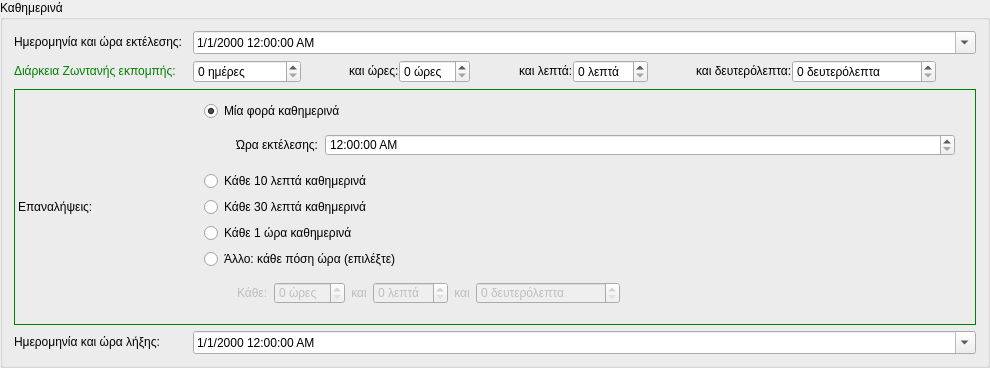
            <widget class="QGroupBox" name="daily_groupBox">
             <property name="sizePolicy">
              <sizepolicy hsizetype="Preferred" vsizetype="Maximum">
               <horstretch>0</horstretch>
               <verstretch>0</verstretch>
              </sizepolicy>
             </property>
             <property name="title">
              <string>Καθημερινά</string>
             </property>
             <layout class="QGridLayout" name="gridLayout_5">
              <property name="horizontalSpacing">
               <number>0</number>
              </property>
              <item row="3" column="0">
               <widget class="QLabel" name="label_21">
                <property name="sizePolicy">
                 <sizepolicy hsizetype="Preferred" vsizetype="Maximum">
                  <horstretch>0</horstretch>
                  <verstretch>0</verstretch>
                 </sizepolicy>
                </property>
                <property name="text">
                 <string>Ημερομηνία και ώρα λήξης:</string>
                </property>
               </widget>
              </item>
              <item row="1" column="5">
               <widget class="QSpinBox" name="daily_live_duration_hours">
                <property name="sizePolicy">
                 <sizepolicy hsizetype="Minimum" vsizetype="Maximum">
                  <horstretch>0</horstretch>
                  <verstretch>0</verstretch>
                 </sizepolicy>
                </property>
                <property name="suffix">
                 <string> ώρες</string>
                </property>
                <property name="prefix">
                 <string/>
                </property>
                <property name="maximum">
                 <number>24</number>
                </property>
               </widget>
              </item>
              <item row="0" column="0">
               <widget class="QLabel" name="label_13">
                <property name="sizePolicy">
                 <sizepolicy hsizetype="Preferred" vsizetype="Maximum">
                  <horstretch>0</horstretch>
                  <verstretch>0</verstretch>
                 </sizepolicy>
                </property>
                <property name="text">
                 <string>Ημερομηνία και ώρα εκτέλεσης:   </string>
                </property>
               </widget>
              </item>
              <item row="1" column="2">
               <widget class="QSpinBox" name="daily_live_duration_days">
                <property name="sizePolicy">
                 <sizepolicy hsizetype="Minimum" vsizetype="Maximum">
                  <horstretch>0</horstretch>
                  <verstretch>0</verstretch>
                 </sizepolicy>
                </property>
                <property name="suffix">
                 <string> ημέρες</string>
                </property>
                <property name="prefix">
                 <string/>
                </property>
                <property name="maximum">
                 <number>1000000</number>
                </property>
               </widget>
              </item>
              <item row="1" column="0">
               <widget class="QLabel" name="label_14">
                <property name="sizePolicy">
                 <sizepolicy hsizetype="Preferred" vsizetype="Maximum">
                  <horstretch>0</horstretch>
                  <verstretch>0</verstretch>
                 </sizepolicy>
                </property>
                <property name="styleSheet">
                 <string notr="true">QLabel{color:green;}</string>
                </property>
                <property name="text">
                 <string>Διάρκεια Ζωντανής εκπομπής:</string>
                </property>
               </widget>
              </item>
              <item row="1" column="4">
               <widget class="QLabel" name="label_16">
                <property name="sizePolicy">
                 <sizepolicy hsizetype="Preferred" vsizetype="Maximum">
                  <horstretch>0</horstretch>
                  <verstretch>0</verstretch>
                 </sizepolicy>
                </property>
                <property name="text">
                 <string>και ώρες:</string>
                </property>
               </widget>
              </item>
              <item row="1" column="6">
               <spacer name="horizontalSpacer_6">
                <property name="sizePolicy">
                 <sizepolicy hsizetype="Minimum" vsizetype="Minimum">
                  <horstretch>0</horstretch>
                  <verstretch>0</verstretch>
                 </sizepolicy>
                </property>
                <property name="orientation">
                 <enum>Qt::Horizontal</enum>
                </property>
                <property name="sizeHint" stdset="0">
                 <size>
                  <width>49</width>
                  <height>20</height>
                 </size>
                </property>
               </spacer>
              </item>
              <item row="1" column="7">
               <widget class="QLabel" name="label_17">
                <property name="sizePolicy">
                 <sizepolicy hsizetype="Preferred" vsizetype="Maximum">
                  <horstretch>0</horstretch>
                  <verstretch>0</verstretch>
                 </sizepolicy>
                </property>
                <property name="text">
                 <string>και λεπτά:</string>
                </property>
               </widget>
              </item>
              <item row="1" column="8">
               <widget class="QSpinBox" name="daily_live_duration_minutes">
                <property name="sizePolicy">
                 <sizepolicy hsizetype="Minimum" vsizetype="Maximum">
                  <horstretch>0</horstretch>
                  <verstretch>0</verstretch>
                 </sizepolicy>
                </property>
                <property name="suffix">
                 <string> λεπτά</string>
                </property>
                <property name="prefix">
                 <string/>
                </property>
                <property name="maximum">
                 <number>60</number>
                </property>
               </widget>
              </item>
              <item row="1" column="9">
               <spacer name="horizontalSpacer_5">
                <property name="sizePolicy">
                 <sizepolicy hsizetype="Minimum" vsizetype="Minimum">
                  <horstretch>0</horstretch>
                  <verstretch>0</verstretch>
                 </sizepolicy>
                </property>
                <property name="orientation">
                 <enum>Qt::Horizontal</enum>
                </property>
                <property name="sizeHint" stdset="0">
                 <size>
                  <width>48</width>
                  <height>20</height>
                 </size>
                </property>
               </spacer>
              </item>
              <item row="1" column="10">
               <widget class="QLabel" name="label_18">
                <property name="sizePolicy">
                 <sizepolicy hsizetype="Preferred" vsizetype="Maximum">
                  <horstretch>0</horstretch>
                  <verstretch>0</verstretch>
                 </sizepolicy>
                </property>
                <property name="text">
                 <string>και δευτερόλεπτα:</string>
                </property>
               </widget>
              </item>
              <item row="2" column="0">
               <widget class="QLabel" name="label_19">
                <property name="sizePolicy">
                 <sizepolicy hsizetype="Preferred" vsizetype="Preferred">
                  <horstretch>0</horstretch>
                  <verstretch>0</verstretch>
                 </sizepolicy>
                </property>
                <property name="styleSheet">
                 <string notr="true">QLabel{
	border:1px solid green;
	border-right:0px;
}</string>
                </property>
                <property name="text">
                 <string>Επαναλήψεις:</string>
                </property>
               </widget>
              </item>
              <item row="1" column="11">
               <widget class="QSpinBox" name="daily_live_duration_seconds">
                <property name="sizePolicy">
                 <sizepolicy hsizetype="Minimum" vsizetype="Maximum">
                  <horstretch>0</horstretch>
                  <verstretch>0</verstretch>
                 </sizepolicy>
                </property>
                <property name="suffix">
                 <string> δευτερόλεπτα</string>
                </property>
                <property name="prefix">
                 <string/>
                </property>
                <property name="maximum">
                 <number>1000000</number>
                </property>
               </widget>
              </item>
              <item row="1" column="3">
               <spacer name="horizontalSpacer_4">
                <property name="sizePolicy">
                 <sizepolicy hsizetype="Minimum" vsizetype="Minimum">
                  <horstretch>0</horstretch>
                  <verstretch>0</verstretch>
                 </sizepolicy>
                </property>
                <property name="orientation">
                 <enum>Qt::Horizontal</enum>
                </property>
                <property name="sizeHint" stdset="0">
                 <size>
                  <width>48</width>
                  <height>20</height>
                 </size>
                </property>
               </spacer>
              </item>
              <item row="1" column="12">
               <spacer name="horizontalSpacer_18">
                <property name="orientation">
                 <enum>Qt::Horizontal</enum>
                </property>
                <property name="sizeHint" stdset="0">
                 <size>
                  <width>40</width>
                  <height>20</height>
                 </size>
                </property>
               </spacer>
              </item>
              <item row="0" column="1" colspan="12">
               <widget class="QDateTimeEdit" name="daily_start_datetime">
                <property name="sizePolicy">
                 <sizepolicy hsizetype="Minimum" vsizetype="Maximum">
                  <horstretch>0</horstretch>
                  <verstretch>0</verstretch>
                 </sizepolicy>
                </property>
                <property name="displayFormat">
                 <string>d/M/yyyy h:mm:ss AP</string>
                </property>
                <property name="calendarPopup">
                 <bool>true</bool>
                </property>
               </widget>
              </item>
              <item row="2" column="1" colspan="12">
               <widget class="QFrame" name="frame">
                <property name="sizePolicy">
                 <sizepolicy hsizetype="Preferred" vsizetype="Maximum">
                  <horstretch>0</horstretch>
                  <verstretch>0</verstretch>
                 </sizepolicy>
                </property>
                <property name="styleSheet">
                 <string notr="true">QFrame{
	border:1px solid green;
	border-left:0px;
}</string>
                </property>
                <property name="frameShape">
                 <enum>QFrame::StyledPanel</enum>
                </property>
                <property name="frameShadow">
                 <enum>QFrame::Raised</enum>
                </property>
                <layout class="QGridLayout" name="gridLayout_4">
                 <property name="leftMargin">
                  <number>11</number>
                 </property>
                 <property name="topMargin">
                  <number>11</number>
                 </property>
                 <property name="rightMargin">
                  <number>11</number>
                 </property>
                 <property name="bottomMargin">
                  <number>11</number>
                 </property>
                 <item row="0" column="0">
                  <widget class="QRadioButton" name="daily_one_time_radioButton">
                   <property name="sizePolicy">
                    <sizepolicy hsizetype="Minimum" vsizetype="Maximum">
                     <horstretch>0</horstretch>
                     <verstretch>0</verstretch>
                    </sizepolicy>
                   </property>
                   <property name="text">
                    <string>Μία φορά καθημερινά</string>
                   </property>
                   <property name="checked">
                    <bool>true</bool>
                   </property>
                  </widget>
                 </item>
                 <item row="1" column="0">
                  <widget class="QFrame" name="frame_2">
                   <property name="sizePolicy">
                    <sizepolicy hsizetype="Preferred" vsizetype="Maximum">
                     <horstretch>0</horstretch>
                     <verstretch>0</verstretch>
                    </sizepolicy>
                   </property>
                   <property name="minimumSize">
                    <size>
                     <width>0</width>
                     <height>0</height>
                    </size>
                   </property>
                   <property name="styleSheet">
                    <string notr="true">QFrame{border:none;}</string>
                   </property>
                   <property name="frameShape">
                    <enum>QFrame::StyledPanel</enum>
                   </property>
                   <property name="frameShadow">
                    <enum>QFrame::Raised</enum>
                   </property>
                   <layout class="QGridLayout" name="gridLayout_7">
                    <property name="leftMargin">
                     <number>6</number>
                    </property>
                    <property name="topMargin">
                     <number>0</number>
                    </property>
                    <item row="0" column="0">
                     <widget class="QLabel" name="label_22">
                      <property name="sizePolicy">
                       <sizepolicy hsizetype="Preferred" vsizetype="Maximum">
                        <horstretch>0</horstretch>
                        <verstretch>0</verstretch>
                       </sizepolicy>
                      </property>
                      <property name="minimumSize">
                       <size>
                        <width>20</width>
                        <height>20</height>
                       </size>
                      </property>
                      <property name="maximumSize">
                       <size>
                        <width>20</width>
                        <height>20</height>
                       </size>
                      </property>
                      <property name="text">
                       <string/>
                      </property>
                      <property name="pixmap">
                       <pixmap resource="../../../icons.qrc">:/rest-windows/assets/images/rest-windows/down-right-arrow.png</pixmap>
                      </property>
                      <property name="scaledContents">
                       <bool>true</bool>
                      </property>
                     </widget>
                    </item>
                    <item row="0" column="1">
                     <widget class="QLabel" name="label_20">
                      <property name="sizePolicy">
                       <sizepolicy hsizetype="Fixed" vsizetype="Maximum">
                        <horstretch>0</horstretch>
                        <verstretch>0</verstretch>
                       </sizepolicy>
                      </property>
                      <property name="styleSheet">
                       <string notr="true">padding-top:7px;</string>
                      </property>
                      <property name="text">
                       <string>Ώρα εκτέλεσης:</string>
                      </property>
                      <property name="indent">
                       <number>0</number>
                      </property>
                     </widget>
                    </item>
                    <item row="0" column="2">
                     <widget class="QTimeEdit" name="daily_one_time_timeEdit">
                      <property name="sizePolicy">
                       <sizepolicy hsizetype="Minimum" vsizetype="Maximum">
                        <horstretch>0</horstretch>
                        <verstretch>0</verstretch>
                       </sizepolicy>
                      </property>
                      <property name="styleSheet">
                       <string notr="true">margin-top:7px</string>
                      </property>
                      <property name="displayFormat">
                       <string>h:mm:ss AP</string>
                      </property>
                      <property name="calendarPopup">
                       <bool>true</bool>
                      </property>
                     </widget>
                    </item>
                   </layout>
                  </widget>
                 </item>
                 <item row="2" column="0">
                  <widget class="QRadioButton" name="daily_every_10_minutes_radioButton">
                   <property name="sizePolicy">
                    <sizepolicy hsizetype="Minimum" vsizetype="Maximum">
                     <horstretch>0</horstretch>
                     <verstretch>0</verstretch>
                    </sizepolicy>
                   </property>
                   <property name="text">
                    <string>Κάθε 10 λεπτά καθημερινά</string>
                   </property>
                  </widget>
                 </item>
                 <item row="3" column="0">
                  <widget class="QRadioButton" name="daily_every_30_minutes_radioButton">
                   <property name="sizePolicy">
                    <sizepolicy hsizetype="Minimum" vsizetype="Maximum">
                     <horstretch>0</horstretch>
                     <verstretch>0</verstretch>
                    </sizepolicy>
                   </property>
                   <property name="text">
                    <string>Κάθε 30 λεπτά καθημερινά</string>
                   </property>
                  </widget>
                 </item>
                 <item row="4" column="0">
                  <widget class="QRadioButton" name="daily_every_1_hour_radioButton">
                   <property name="sizePolicy">
                    <sizepolicy hsizetype="Minimum" vsizetype="Maximum">
                     <horstretch>0</horstretch>
                     <verstretch>0</verstretch>
                    </sizepolicy>
                   </property>
                   <property name="text">
                    <string>Κάθε 1 ώρα καθημερινά</string>
                   </property>
                  </widget>
                 </item>
                 <item row="5" column="0">
                  <widget class="QRadioButton" name="daily_select_time_radioButton">
                   <property name="sizePolicy">
                    <sizepolicy hsizetype="Minimum" vsizetype="Maximum">
                     <horstretch>0</horstretch>
                     <verstretch>0</verstretch>
                    </sizepolicy>
                   </property>
                   <property name="text">
                    <string>Άλλο: κάθε πόση ώρα (επιλέξτε)</string>
                   </property>
                  </widget>
                 </item>
                 <item row="6" column="0">
                  <widget class="QFrame" name="frame_3">
                   <property name="enabled">
                    <bool>false</bool>
                   </property>
                   <property name="sizePolicy">
                    <sizepolicy hsizetype="Preferred" vsizetype="Maximum">
                     <horstretch>0</horstretch>
                     <verstretch>0</verstretch>
                    </sizepolicy>
                   </property>
                   <property name="minimumSize">
                    <size>
                     <width>0</width>
                     <height>0</height>
                    </size>
                   </property>
                   <property name="styleSheet">
                    <string notr="true">QFrame{border:none;}</string>
                   </property>
                   <property name="frameShape">
                    <enum>QFrame::StyledPanel</enum>
                   </property>
                   <property name="frameShadow">
                    <enum>QFrame::Raised</enum>
                   </property>
                   <layout class="QHBoxLayout" name="horizontalLayout">
                    <property name="leftMargin">
                     <number>7</number>
                    </property>
                    <property name="topMargin">
                     <number>0</number>
                    </property>
                    <item>
                     <widget class="QLabel" name="label_23">
                      <property name="sizePolicy">
                       <sizepolicy hsizetype="Preferred" vsizetype="Maximum">
                        <horstretch>0</horstretch>
                        <verstretch>0</verstretch>
                       </sizepolicy>
                      </property>
                      <property name="minimumSize">
                       <size>
                        <width>20</width>
                        <height>20</height>
                       </size>
                      </property>
                      <property name="maximumSize">
                       <size>
                        <width>20</width>
                        <height>20</height>
                       </size>
                      </property>
                      <property name="text">
                       <string/>
                      </property>
                      <property name="pixmap">
                       <pixmap resource="../../../icons.qrc">:/rest-windows/assets/images/rest-windows/down-right-arrow.png</pixmap>
                      </property>
                      <property name="scaledContents">
                       <bool>true</bool>
                      </property>
                     </widget>
                    </item>
                    <item>
                     <widget class="QLabel" name="label_24">
                      <property name="sizePolicy">
                       <sizepolicy hsizetype="Fixed" vsizetype="Maximum">
                        <horstretch>0</horstretch>
                        <verstretch>0</verstretch>
                       </sizepolicy>
                      </property>
                      <property name="styleSheet">
                       <string notr="true">padding-top:7px;</string>
                      </property>
                      <property name="text">
                       <string>Κάθε:</string>
                      </property>
                      <property name="indent">
                       <number>0</number>
                      </property>
                     </widget>
                    </item>
                    <item>
                     <widget class="QSpinBox" name="daily_select_time_hours">
                      <property name="sizePolicy">
                       <sizepolicy hsizetype="Minimum" vsizetype="Maximum">
                        <horstretch>0</horstretch>
                        <verstretch>0</verstretch>
                       </sizepolicy>
                      </property>
                      <property name="styleSheet">
                       <string notr="true">margin-top:7px;</string>
                      </property>
                      <property name="suffix">
                       <string> ώρες</string>
                      </property>
                      <property name="prefix">
                       <string/>
                      </property>
                      <property name="maximum">
                       <number>24</number>
                      </property>
                     </widget>
                    </item>
                    <item>
                     <widget class="QLabel" name="label_26">
                      <property name="sizePolicy">
                       <sizepolicy hsizetype="Fixed" vsizetype="Maximum">
                        <horstretch>0</horstretch>
                        <verstretch>0</verstretch>
                       </sizepolicy>
                      </property>
                      <property name="styleSheet">
                       <string notr="true">margin-top:7px;</string>
                      </property>
                      <property name="text">
                       <string>και</string>
                      </property>
                      <property name="alignment">
                       <set>Qt::AlignCenter</set>
                      </property>
                     </widget>
                    </item>
                    <item>
                     <widget class="QSpinBox" name="daily_select_time_minutes">
                      <property name="sizePolicy">
                       <sizepolicy hsizetype="Minimum" vsizetype="Maximum">
                        <horstretch>0</horstretch>
                        <verstretch>0</verstretch>
                       </sizepolicy>
                      </property>
                      <property name="styleSheet">
                       <string notr="true">margin-top:7px;</string>
                      </property>
                      <property name="suffix">
                       <string> λεπτά</string>
                      </property>
                      <property name="prefix">
                       <string/>
                      </property>
                      <property name="maximum">
                       <number>60</number>
                      </property>
                     </widget>
                    </item>
                    <item>
                     <widget class="QLabel" name="label_25">
                      <property name="sizePolicy">
                       <sizepolicy hsizetype="Fixed" vsizetype="Maximum">
                        <horstretch>0</horstretch>
                        <verstretch>0</verstretch>
                       </sizepolicy>
                      </property>
                      <property name="styleSheet">
                       <string notr="true">margin-top:7px;</string>
                      </property>
                      <property name="text">
                       <string>και</string>
                      </property>
                      <property name="alignment">
                       <set>Qt::AlignCenter</set>
                      </property>
                     </widget>
                    </item>
                    <item>
                     <widget class="QSpinBox" name="daily_select_time_seconds">
                      <property name="sizePolicy">
                       <sizepolicy hsizetype="Minimum" vsizetype="Maximum">
                        <horstretch>0</horstretch>
                        <verstretch>0</verstretch>
                       </sizepolicy>
                      </property>
                      <property name="styleSheet">
                       <string notr="true">margin-top:7px;</string>
                      </property>
                      <property name="suffix">
                       <string> δευτερόλεπτα</string>
                      </property>
                      <property name="prefix">
                       <string/>
                      </property>
                      <property name="maximum">
                       <number>1000000</number>
                      </property>
                     </widget>
                    </item>
                    <item>
                     <spacer name="horizontalSpacer_2">
                      <property name="sizePolicy">
                       <sizepolicy hsizetype="Minimum" vsizetype="Minimum">
                        <horstretch>0</horstretch>
                        <verstretch>0</verstretch>
                       </sizepolicy>
                      </property>
                      <property name="orientation">
                       <enum>Qt::Horizontal</enum>
                      </property>
                      <property name="sizeHint" stdset="0">
                       <size>
                        <width>40</width>
                        <height>20</height>
                       </size>
                      </property>
                     </spacer>
                    </item>
                   </layout>
                  </widget>
                 </item>
                </layout>
               </widget>
              </item>
              <item row="3" column="1" colspan="12">
               <widget class="QDateTimeEdit" name="daily_end_datetime">
                <property name="sizePolicy">
                 <sizepolicy hsizetype="Minimum" vsizetype="Maximum">
                  <horstretch>0</horstretch>
                  <verstretch>0</verstretch>
                 </sizepolicy>
                </property>
                <property name="displayFormat">
                 <string>d/M/yyyy h:mm:ss AP</string>
                </property>
                <property name="calendarPopup">
                 <bool>true</bool>
                </property>
               </widget>
              </item>
             </layout>
            </widget>
